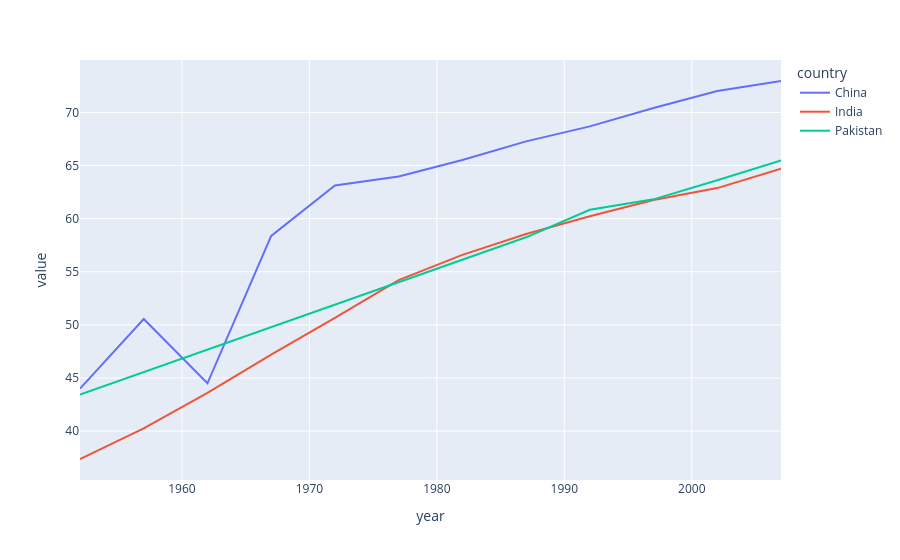

Notebook cell for this chart:
### Code cell
px.line(df1, x=df1.index, y= df1.columns)

### Figure 1 — Plotly figure (JSON) as saved in the notebook; plotly's stock layout.template omitted (floating-point values rounded to 4 significant figures)
{"data": [{"hovertemplate": "country=China<br>year=%{x}<br>value=%{y}<extra></extra>", "legendgroup": "China", "line": {"color": "#636efa", "dash": "solid"}, "marker": {"symbol": "circle"}, "mode": "lines", "name": "China", "orientation": "v", "showlegend": true, "type": "scatter", "x": [1952, 1957, 1962, 1967, 1972, 1977, 1982, 1987, 1992, 1997, 2002, 2007], "xaxis": "x", "y": [44.0, 50.55, 44.5, 58.38, 63.12, 63.97, 65.53, 67.27, 68.69, 70.43, 72.03, 72.96], "yaxis": "y"}, {"hovertemplate": "country=India<br>year=%{x}<br>value=%{y}<extra></extra>", "legendgroup": "India", "line": {"color": "#EF553B", "dash": "solid"}, "marker": {"symbol": "circle"}, "mode": "lines", "name": "India", "orientation": "v", "showlegend": true, "type": "scatter", "x": [1952, 1957, 1962, 1967, 1972, 1977, 1982, 1987, 1992, 1997, 2002, 2007], "xaxis": "x", "y": [37.37, 40.25, 43.6, 47.19, 50.65, 54.21, 56.6, 58.55, 60.22, 61.77, 62.88, 64.7], "yaxis": "y"}, {"hovertemplate": "country=Pakistan<br>year=%{x}<br>value=%{y}<extra></extra>", "legendgroup": "Pakistan", "line": {"color": "#00cc96", "dash": "solid"}, "marker": {"symbol": "circle"}, "mode": "lines", "name": "Pakistan", "orientation": "v", "showlegend": true, "type": "scatter", "x": [1952, 1957, 1962, 1967, 1972, 1977, 1982, 1987, 1992, 1997, 2002, 2007], "xaxis": "x", "y": [43.44, 45.56, 47.67, 49.8, 51.93, 54.04, 56.16, 58.24, 60.84, 61.82, 63.61, 65.48], "yaxis": "y"}], "layout": {"legend": {"title": {"text": "country"}, "tracegroupgap": 0}, "margin": {"t": 60}, "xaxis": {"anchor": "y", "domain": [0, 1], "title": {"text": "year"}}, "yaxis": {"anchor": "x", "domain": [0, 1], "title": {"text": "value"}}}}
